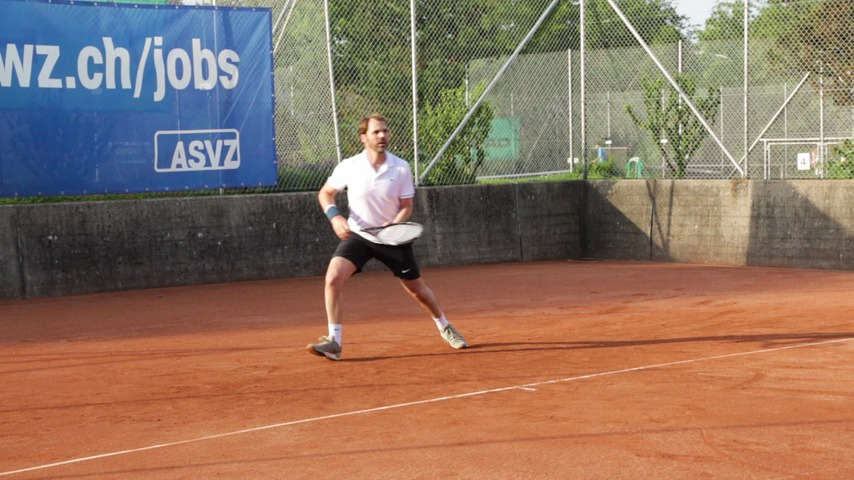
#> input picture input/tennis/frames/frame00000.jpg, 854 x 480 px, found by its file name
$ jupyter execute mask.ipynb
#> lines starting #> are read from the running program, lines starting #| are printed output that depends on the picture; pictures that were not available may be replaced by others from this repository, and a replacement may not be noted
[cell 1]
from skimage import io, transform, img_as_ubyte, img_as_float
from skimage.exposure import rescale_intensity
import numpy as np
from matplotlib import pyplot as plt

image_orig = io.imread(r'original/frame00000.jpg')
#> image_orig is the input picture: shape (480, 854, 3); mean R, G, B 141.8, 114.6, 96.9
image_mask_low_size = io.imread(r'MSE/frame000000.png')
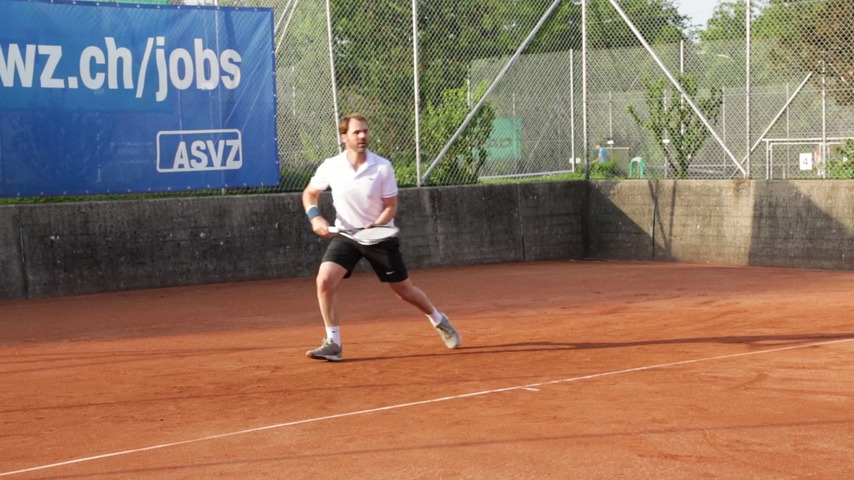
#> input picture input/tennis/frames/frame00001.jpg, 854 x 480 px, given in place of frame000000.png, which was not available
#> image_mask_low_size is the input picture: shape (480, 854, 3); mean R, G, B 141.6, 114.3, 97

image_mask = transform.resize(image_mask_low_size, (image_orig.shape[0], image_orig.shape[1], 4), mode = 'symmetric')
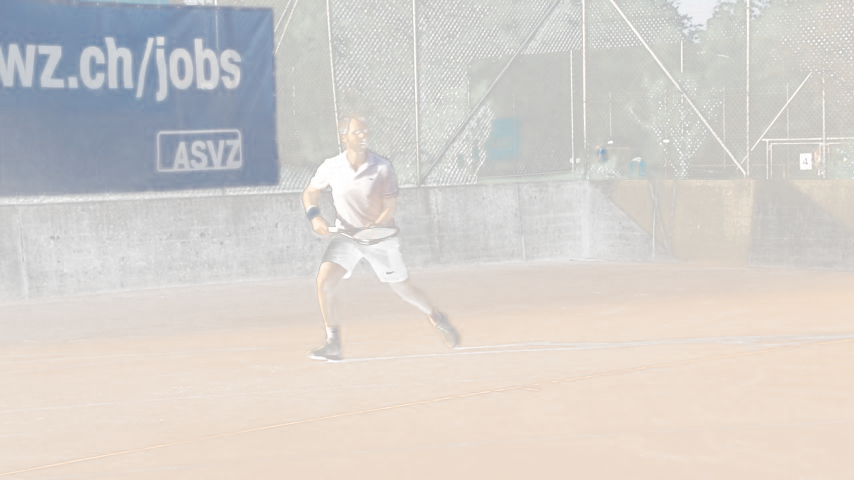
#> image_mask: shape (480, 854, 4) float64; mean R, G, B, A 0.555, 0.488, 0.423, 0.38; transparent parts drawn white
mask_float = img_as_float(image_mask)
normalized_mask = rescale_intensity(mask_float, in_range='image', out_range=(0, 1))
image_mask = img_as_ubyte(normalized_mask)


image_res = np.zeros_like(image_orig)

[cell 2]
plt.imshow(image_orig)
plt.show()

[cell 3]
plt.imshow(image_mask, cmap='gray')
plt.show()

[cell 4]
for row in range(image_orig.shape[0] - 1):
    for col in range(image_orig.shape[1]):
        mask_intensity = image_mask[row][col][0]
        if mask_intensity > 3:
            intensity = int((image_orig[row][col][0] + image_orig[row][col][1] + image_orig[row][col][2])/3.0)
            greyed_pixel = [intensity, intensity, intensity]
            orig_pixel = image_orig[row][col]
            if mask_intensity > 5:
                image_res[row][col] = greyed_pixel
            else:
                r0 = int(greyed_pixel[0]*(mask_intensity/5) + orig_pixel[0]*(1-mask_intensity/5))
                r1 = int(greyed_pixel[1]*(mask_intensity/5) + orig_pixel[1]*(1-mask_intensity/5))
                r2 = int(greyed_pixel[2]*(mask_intensity/5) + orig_pixel[2]*(1-mask_intensity/5))
                image_res[row][col] = [r0,r1,r2]
        else:
            image_res[row][col] = image_orig[row][col]
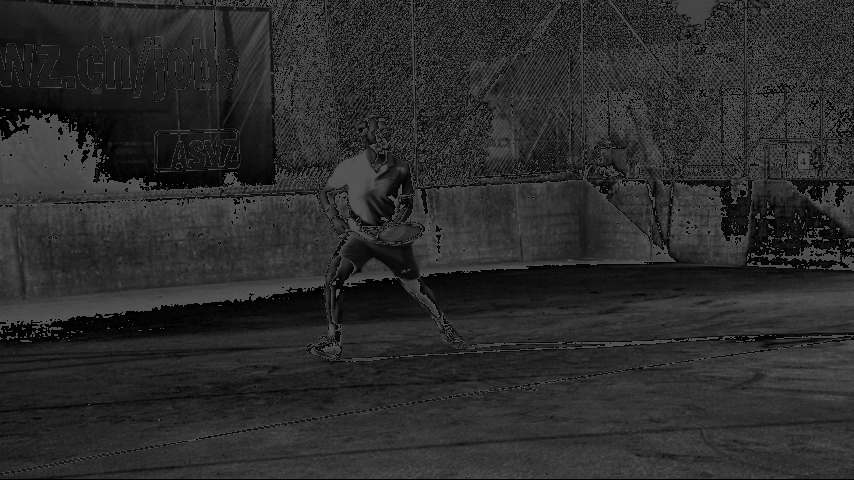
#> image_res: shape (480, 854, 3); min 0, max 85, mean 43.5
